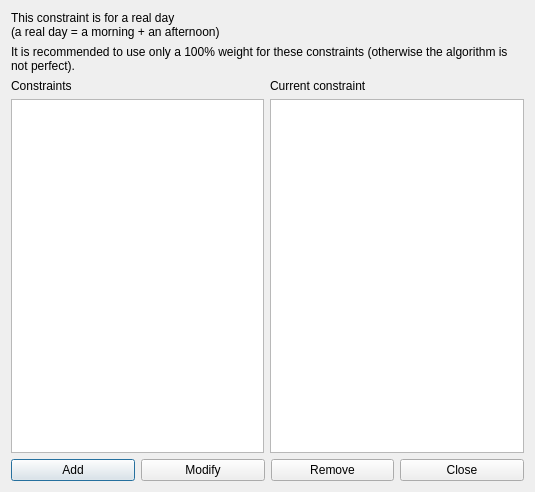
<?xml version="1.0" encoding="UTF-8"?>
<ui version="4.0">
 <class>ConstraintStudentsMaxHoursDailyRealDaysForm_template</class>
 <widget class="QDialog" name="ConstraintStudentsMaxHoursDailyRealDaysForm_template">
  <property name="geometry">
   <rect>
    <x>0</x>
    <y>0</y>
    <width>535</width>
    <height>492</height>
   </rect>
  </property>
  <property name="windowTitle">
   <string extracomment="This is the title of the dialog to see the list of all constraints of this type">Constraints students max hours daily real days</string>
  </property>
  <layout class="QGridLayout" name="gridLayout">
   <item row="0" column="0" colspan="2">
    <widget class="QLabel" name="label">
     <property name="text">
      <string>This constraint is for a real day
(a real day = a morning + an afternoon)</string>
     </property>
    </widget>
   </item>
   <item row="1" column="0" colspan="2">
    <widget class="QLabel" name="label_2">
     <property name="sizePolicy">
      <sizepolicy hsizetype="Minimum" vsizetype="Minimum">
       <horstretch>0</horstretch>
       <verstretch>0</verstretch>
      </sizepolicy>
     </property>
     <property name="text">
      <string>It is recommended to use only a 100% weight for these constraints (otherwise the algorithm is not perfect).</string>
     </property>
     <property name="wordWrap">
      <bool>true</bool>
     </property>
    </widget>
   </item>
   <item row="2" column="0">
    <layout class="QVBoxLayout" name="verticalLayout">
     <item>
      <widget class="QLabel" name="constraintsTextLabel">
       <property name="frameShape">
        <enum>QFrame::NoFrame</enum>
       </property>
       <property name="frameShadow">
        <enum>QFrame::Plain</enum>
       </property>
       <property name="text">
        <string>Constraints</string>
       </property>
       <property name="wordWrap">
        <bool>false</bool>
       </property>
      </widget>
     </item>
     <item>
      <widget class="QListWidget" name="constraintsListWidget"/>
     </item>
    </layout>
   </item>
   <item row="2" column="1">
    <layout class="QVBoxLayout" name="verticalLayout_2">
     <item>
      <widget class="QLabel" name="currentConstraintTextLabel">
       <property name="text">
        <string>Current constraint</string>
       </property>
       <property name="wordWrap">
        <bool>false</bool>
       </property>
      </widget>
     </item>
     <item>
      <widget class="QPlainTextEdit" name="currentConstraintTextEdit"/>
     </item>
    </layout>
   </item>
   <item row="3" column="0" colspan="2">
    <layout class="QHBoxLayout" name="horizontalLayout">
     <item>
      <widget class="QPushButton" name="addConstraintPushButton">
       <property name="text">
        <string>Add</string>
       </property>
      </widget>
     </item>
     <item>
      <widget class="QPushButton" name="modifyConstraintPushButton">
       <property name="text">
        <string>Modify</string>
       </property>
      </widget>
     </item>
     <item>
      <widget class="QPushButton" name="removeConstraintPushButton">
       <property name="text">
        <string>Remove</string>
       </property>
      </widget>
     </item>
     <item>
      <widget class="QPushButton" name="closePushButton">
       <property name="text">
        <string>Close</string>
       </property>
      </widget>
     </item>
    </layout>
   </item>
  </layout>
 </widget>
 <layoutdefault spacing="6" margin="11"/>
 <resources/>
 <connections/>
</ui>
